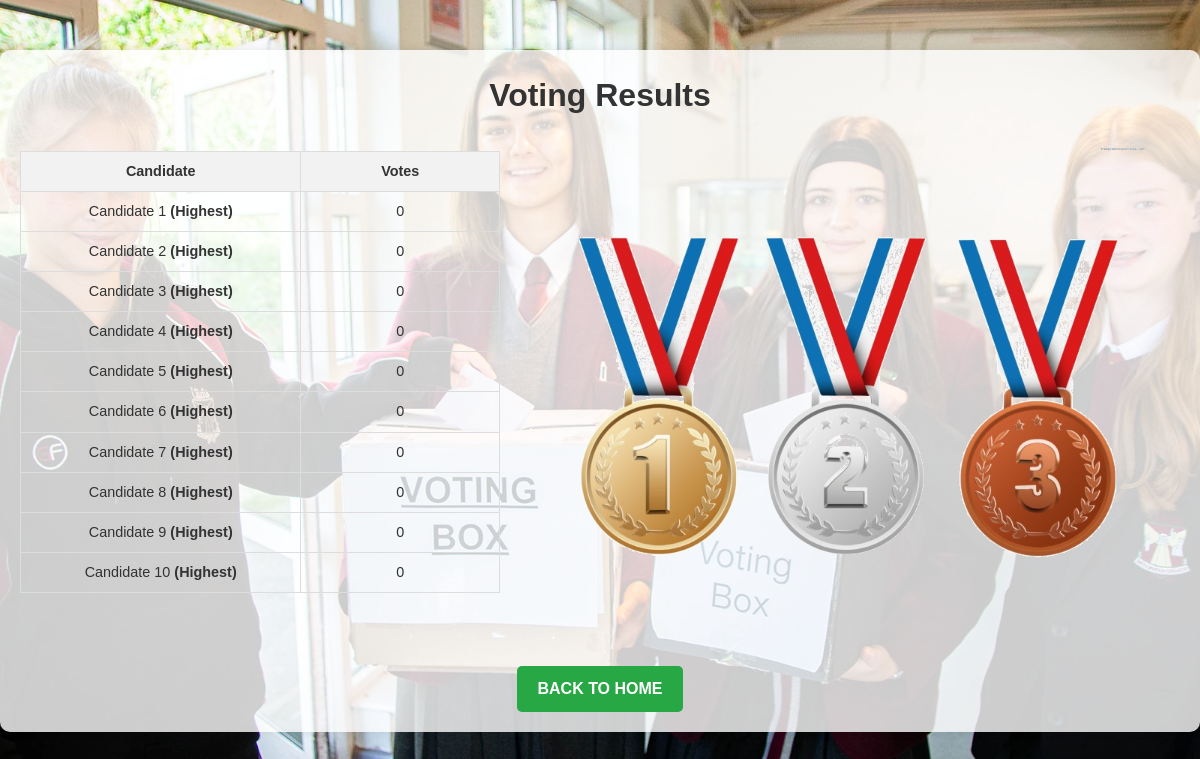
The app's page /results with its own data.
### models.py (models this page shows)
class Candidate(db.Model):
    id = db.Column(db.Integer, primary_key=True)
    name = db.Column(db.String(50), nullable=False, unique=True)
    profile_picture = db.Column(db.String(200), nullable=True)  # URL to profile picture

### my_flask_app.py (the view)
    @app.route('/results')
    def results():
        results = db.session.query(
            Candidate.name,
            db.func.count(Vote.id).label('vote_count')
        ).outerjoin(Vote, Candidate.id == Vote.candidate_id
                    ).group_by(Candidate.id
                               ).order_by(db.func.count(Vote.id).desc()
                                          ).all()
        if results:
            highest_vote_count = results[0][1]
            results = [
                {
                    'name': result[0],
                    'vote_count': result[1],
                    'is_highest': result[1] == highest_vote_count
                } for result in results
            ]
        return render_template('results.html', results=results)

### templates/results.html (shortened to what this page needs)
<!DOCTYPE html>
<html lang="en">
<head>
    <link rel="stylesheet" type="text/css" href="{{ url_for('static', filename='style.css') }}">
</head>
<body>
    <div class="container">
        <header>
            <h1>Voting Results</h1>
        </header>
        <main>
            <div class="results-container">
                <table>
                    <tr>
                        <th>Candidate</th>
                        <th>Votes</th>
                    </tr>
                    {% for result in results %}
                    <tr>
                        <td>
                            {{ result.name }}
                            {% if result.is_highest %}
                                <strong>(Highest)</strong>
                            {% endif %}
                        </td>
                        <td>{{ result.vote_count }}</td>
                    </tr>
                    {% endfor %}
                </table>
                <img src="{{ url_for('static', filename='leaderboard.png') }}" alt="Leaderboard Image">
            </div>
            <div class="buttons">
                <a href="{{ url_for('home') }}" class="btn">Back to Home</a>
            </div>
        </main>
    </div>
</body>
</html>

### static/style.css (style rules this page uses)
body, h1, p { margin: 0; padding: 0; }
body { font-family: 'Arial', sans-serif; background-color: #f0f2f5; color: #333; line-height: 1.6; }
.container { max-width: 900px; margin: 50px auto; padding: 20px; background-color: #fff; box-shadow: 0px 0px 10px rgba(0, 0, 0, 0.1); border-radius: 8px; }
header { text-align: center; margin-bottom: 30px; }
header h1 { font-size: 2.5em; color: #333; margin-bottom: 10px; }
main { text-align: center; }
.buttons { display: flex; justify-content: center; gap: 20px; margin-top: 30px; }
.btn { display: inline-block; padding: 15px 30px; font-size: 1em; font-weight: bold; text-transform: uppercase; text-decoration: none; color: #fff; background-color: #007BFF; border-radius: 5px; transition: background-color 0.3s ease; margin-top: 15px; }

### records on screen
Candidate: name "Candidate 1", vote_count "0"
Candidate: name "Candidate 2", vote_count "0"
Candidate: name "Candidate 3", vote_count "0"
Candidate: name "Candidate 4", vote_count "0"
Candidate: name "Candidate 5", vote_count "0"
Candidate: name "Candidate 6", vote_count "0"
Candidate: name "Candidate 7", vote_count "0"
Candidate: name "Candidate 8", vote_count "0"
Candidate: name "Candidate 9", vote_count "0"
Candidate: name "Candidate 10", vote_count "0"
